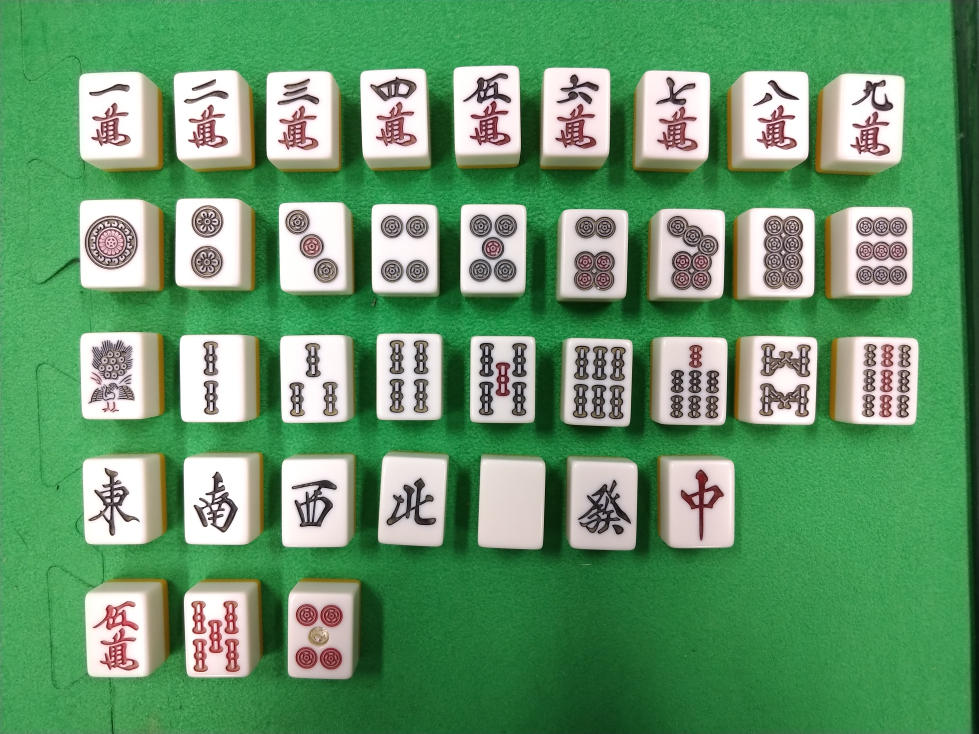
#> input picture hai/reduce/hai01_h.jpg, 1958 x 1468 px, given in place of m1_h.jpg, which was not available (shown at 1/2 size)
$ python nichika.py
#> lines starting #> are read from the running program, lines starting #| are printed output that depends on the picture; after the words box and inside, x2 and y2 are one past the last pixel; in counts of white or black regions, pixels touching at a corner belong together; pictures that were not available may be replaced by others from this repository, and a replacement may not be noted
# -*- coding: utf-8 -*-

import cv2
import numpy as np

def nichika(img):

    # グレースケール変換
    img_gray = cv2.cvtColor(img, cv2.COLOR_RGB2GRAY)
    # 二値変換
    thresh = 110
    max_pixel = 255
    ret, img_dst = cv2.threshold(img_gray,thresh,max_pixel,cv2.THRESH_BINARY)
    return img_dst

if __name__ == '__main__':

    hai = ["m1","m2","m3","m4","m5","m6","m7","m8","m9","p1","p2","p3","p4","p5","p6","p7","p8","p9",
    "s1","s2","s3","s4","s5","s6","s7","s8","s9","jt","jn","js","jp","jhk","jht","jch"]

    #hai.extend(["hai01","hai02","hai03","hai04"])

    f1 = "./hai/reduce/"
    f2 = "./hai/nichika/"
    e1 = "_h.jpg"
    e2 = "_h_2.jpg"

    for i in hai:
        name1 = f1 + i + e1
        name2 = f2 + i + e2
        # 画像の読み込み
        img_src = cv2.imread(name1)
#> img_src is the input picture: shape (1468, 1958, 3); mean B, G, R 107.5, 151.2, 102.1
        #二値化
        img_dst = nichika(img_src)
#> in nichika, `img_gray = cv2.cvtColor(img, cv2.COLOR_RGB2GRAY)`:
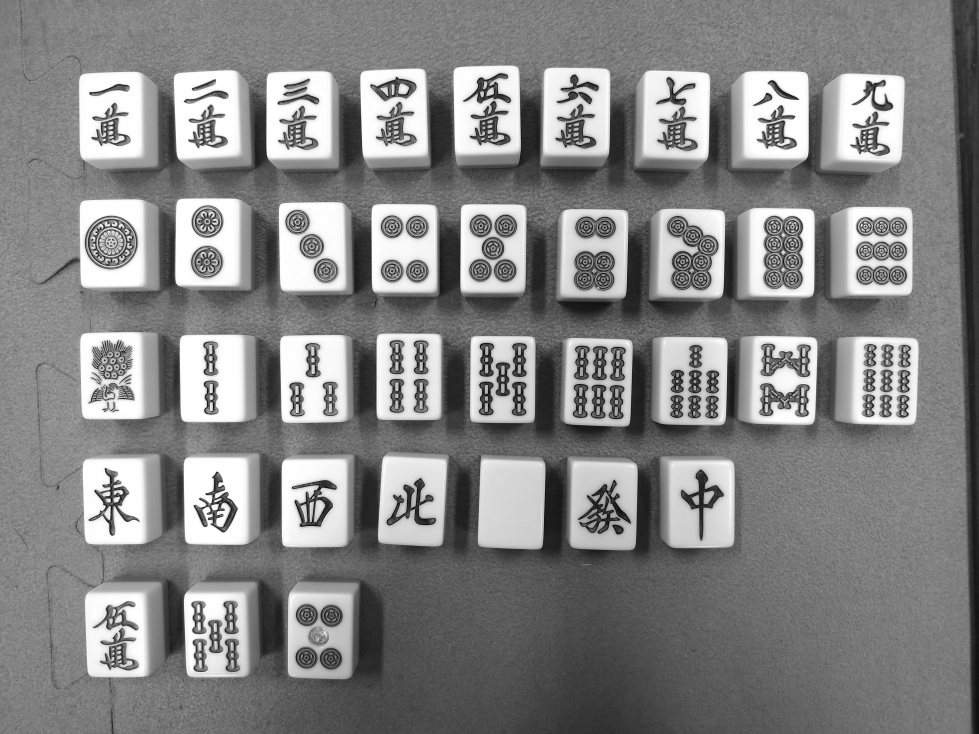
#> img_gray: shape (1468, 1958) (shown at 1/2 size); min 0, max 255, mean 132.6
#> in nichika, `ret, img_dst = cv2.threshold(img_gray,thresh,max_pixel,cv2.THRESH_BINA..`:
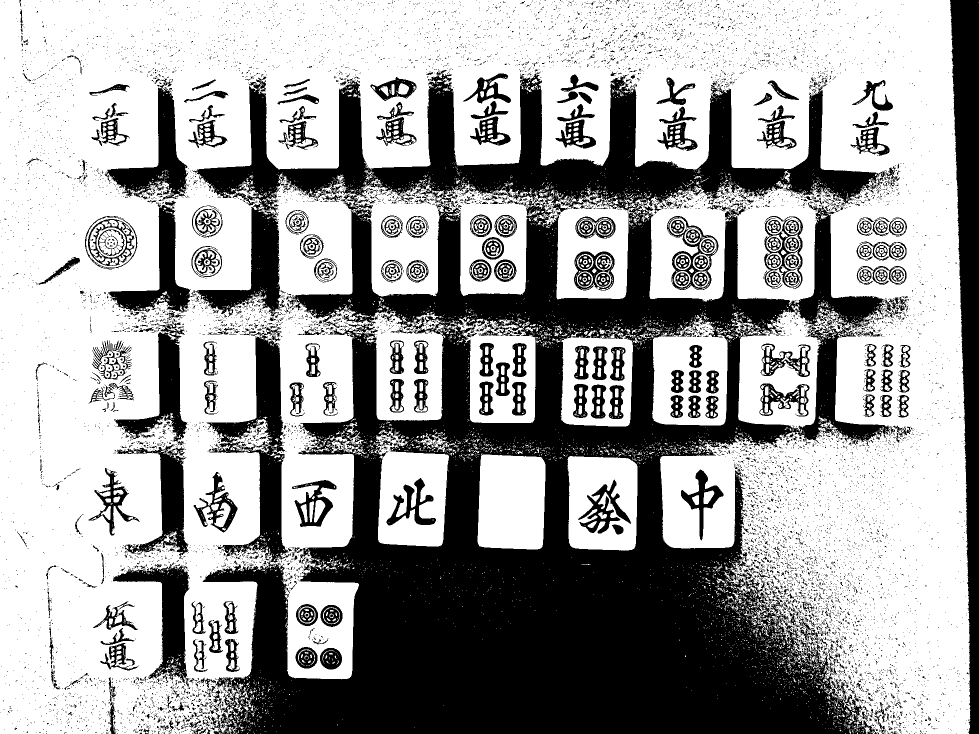
#> img_dst: shape (1468, 1958) (shown at 1/2 size); 62.6% white; 11127 black regions (10570 under 20 px), largest, box (x1, y1, x2, y2) and area: (382, 140, 1790, 1468) 787056, (1900, 0, 1958, 1468) 50048, (209, 157, 379, 402) 12214
#> in nichika, `ret, img_dst = cv2.threshold(img_gray,thresh,max_pixel,cv2.THRESH_BINA..`: ret = 110
        #保存
        cv2.imwrite(name2,img_dst)
#> pass 2 of the loop `for i in hai:`:
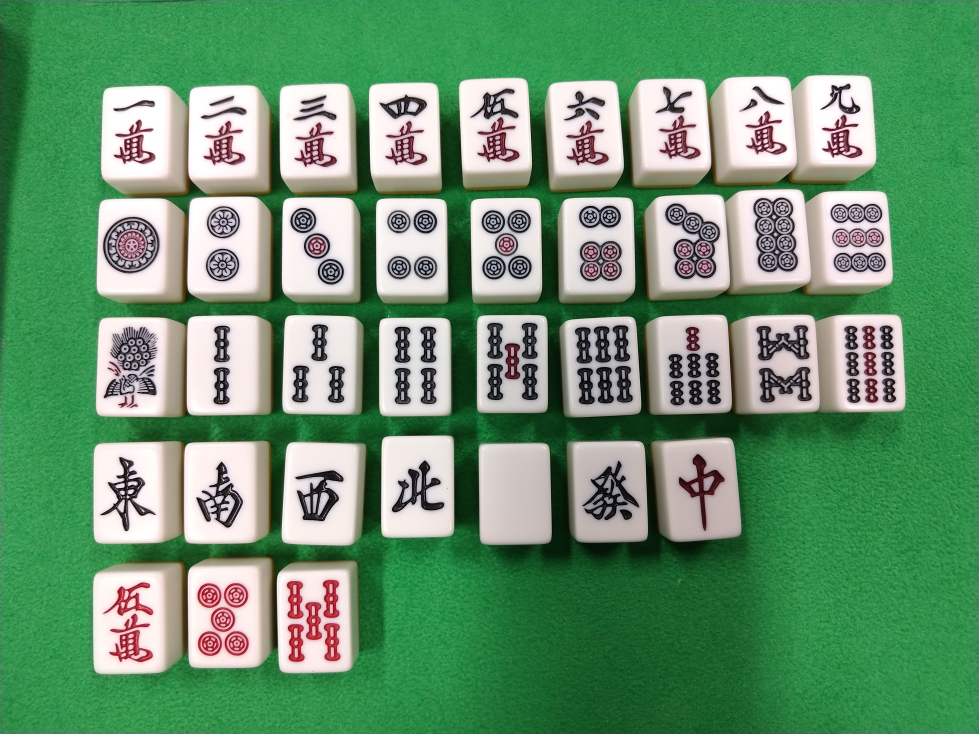
#> input picture hai/reduce/hai02_h.jpg, 1958 x 1468 px, given in place of m2_h.jpg, which was not available (shown at 1/2 size)
#> img_src is the input picture: shape (1468, 1958, 3); mean B, G, R 111.1, 147.8, 104.3
#> in nichika (call 2), `img_gray = cv2.cvtColor(img, cv2.COLOR_RGB2GRAY)`:
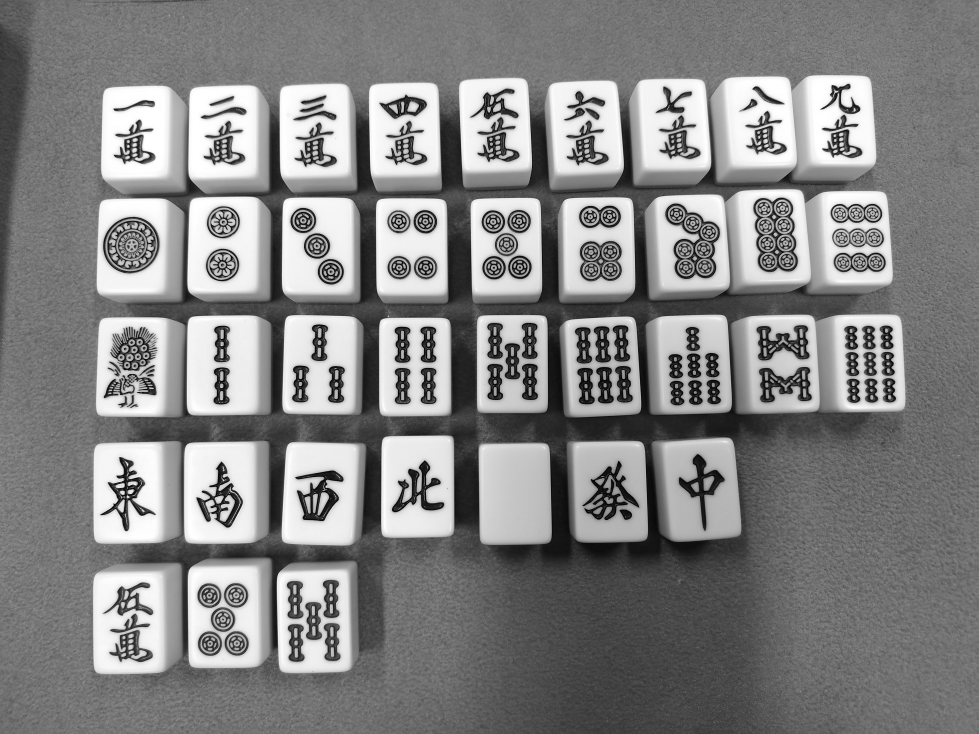
#> img_gray: shape (1468, 1958) (shown at 1/2 size); min 0, max 255, mean 131.9
#> in nichika (call 2), `ret, img_dst = cv2.threshold(img_gray,thresh,max_pixel,cv2.THRESH_BINA..`:
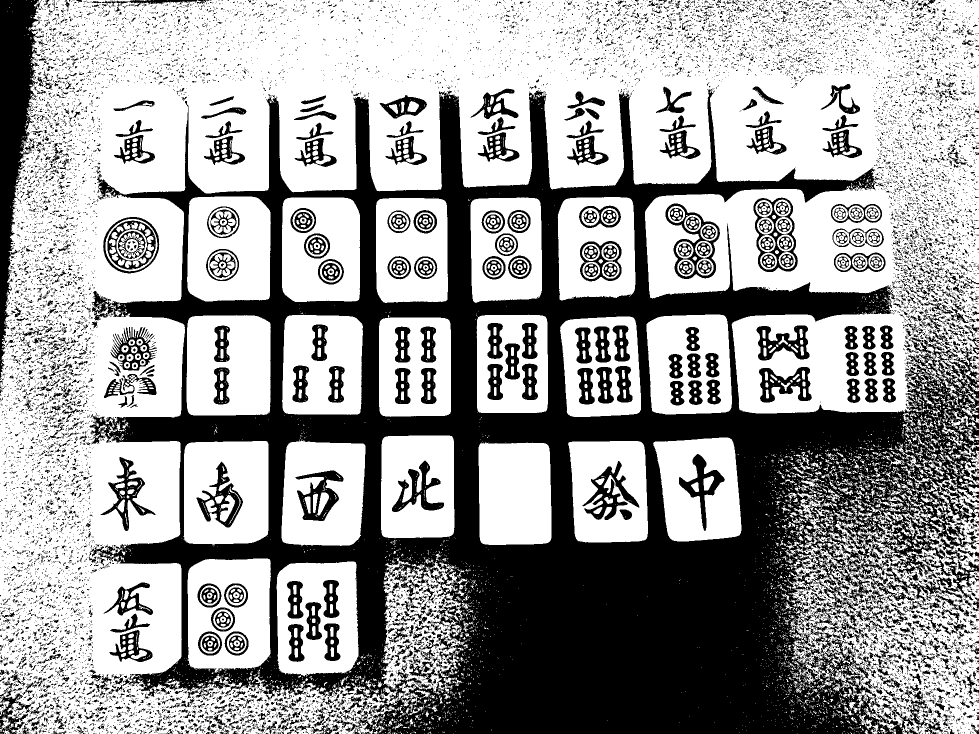
#> img_dst: shape (1468, 1958) (shown at 1/2 size); 61.7% white; 16057 black regions (14673 under 20 px), largest, box (x1, y1, x2, y2) and area: (178, 178, 1958, 1468) 781384, (0, 0, 88, 761) 29001, (1165, 922, 1279, 1040) 4283
#> (the run stopped early here; a loop or call above may not have finished)
